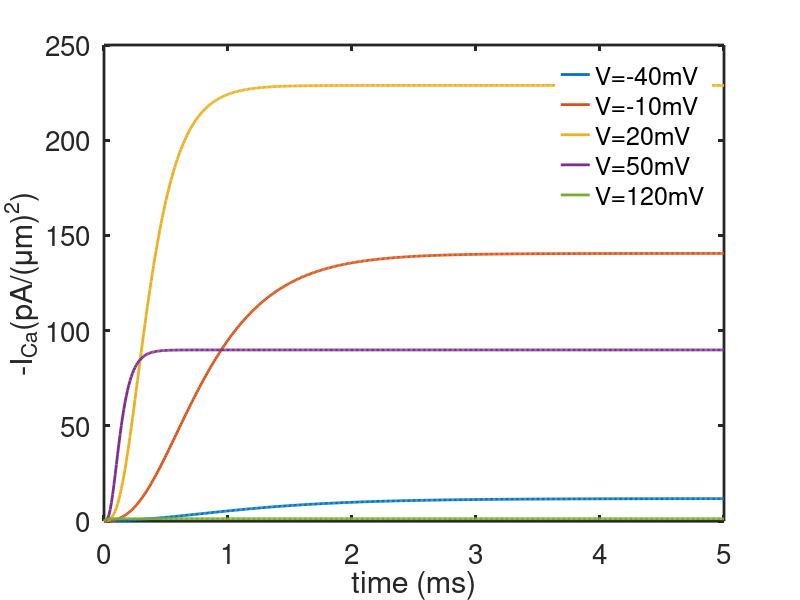

The MATLAB source for this figure: (Note: this script raises an error after producing the figure.)
function Llinas
set(0,                           ...
   'defaultaxesfontsize', 20,   ...
   'defaultaxeslinewidth', 2.0, ...
   'defaultlinelinewidth', 2.0);
global k10 k2 z1 s0 PCa F   ci ce n Vss k1  ohss tsw FbyRT
 k10=2; k2=1; z1=1; s0=100; PCa=0.00001; F=96490; R=8.315; Tp=300;
	ci=0; ce=40; n=5;
	Vss=-70;
	FbyRT = F/(R*Tp*1000);  % units of mV^(-1)
    k1=k10*exp(FbyRT*z1*Vss);
	ohss= k1/(k1+k2);
    tsw = 2.5
	
	t = [0:.01:5];
Vlist = [-40,-10,20,50,120];  % voltage in units of mV
	
for j = 1:length(Vlist)
	V = Vlist(j);
    oh = prob(t,V);
    currents= fCa(V,oh);
    
   ICa=currents(1,:);
    
    figure(1)
    plot(t,-ICa,'LineWidth',2)
    xlabel('time (ms)')
    ylabel('-I_{Ca}(pA/(\mum)^2)')
    legend('boxoff')
    hold on
    legend('V=-40mV','V=-10mV','V=20mV','V=50mV','V=120mV')

end
    x = linspace(-70,70,1000);  % units mV
 	
 	phi_x=2*FbyRT*x;
 	Jss=PCa*2*F*phi_x.*(ci-ce*exp(-phi_x))./(1-exp(-phi_x));
 	Oss=k10*exp(FbyRT*z1*x).*(1./(k10*exp(FbyRT*z1*x)+k2));
 	ICass=Jss.*(s0/n).*((Oss).^n);

    figure(2)
    yyaxis left
    plot(x,-ICass,x,-Jss,'LineWidth',2)
    ylabel('-I_{Ca}')
    axis([-70 70  0 500])
    yyaxis right
    plot(x,Oss,'LineWidth',2)
    xlabel('V (mV)')
   % ylabel('\hat{o}')
   legend('boxoff') 
   
   legend('-I_{Ca}','-j','\delta','Location','northwest','fontsize',18)
    ylim([0,1])

    for j = 1:length(Vlist)
	V = Vlist(j);
    Vt=(t<tsw).*V+(t>=tsw).*Vss;
    oh = probde(t,V);
    ICa = fCa(Vt,oh');
    
  
    figure(3)
    semilogy(t,-ICa,'LineWidth',2)
    xlabel('time (ms)')
    ylabel('-I_{Ca}(pA/(\mum)^2)')
    %legend('boxoff')
    hold on
    legend('boxoff')
   

    figure(4)
    plot(t,oh)
    hold on
    legend('boxoff')
    
     xlabel('time (ms)')
    ylabel('open probability')
     
    end
    figure(3)
 legend('V=-40mV','V=-10mV','V=20mV','V=50mV','V=120mV')
    hold off
    figure(4)
     legend('V=-40mV','V=-10mV','V=20mV','V=50mV','V=120mV')
    hold off

end
     
    function oh=prob(t,V)
    global k10 k2 z1  ohss FbyRT 
    %Calculate oh analytically
    k1=k10*exp(FbyRT*z1*V);
    oh=k1./(k1+k2)*(1-exp(-(k1+k2)*t))+ohss*exp(-(k1+k2)*t);

    end

function currents=fCa(V,oh)
global  s0 PCa F ci ce n FbyRT
  
    phi=2*FbyRT*V;
	jj=PCa*2*F.*phi.*(ci-ce.*exp(-phi))./(1-exp(-phi));
	ICa =(s0/n).*jj.*(oh.^n);
 
     currents = [ICa];
end

function oh=probde(t,V)
% Calculate oh using the differential equation

    global k10 k2 z1  Vss tsw FbyRT k2 

    k1=k10*exp(FbyRT*z1*Vss);
	ohss= k1/(k1+k2);
    sinit=ohss;
    tspan = t;
 
    [T,S] = ode15s(@(t,x)rhs(t,x,V),tspan,sinit);
    % warniing:  for piecewise continuous de's DO NOT use ode45 !!
    oh =S(:,1);
   
     end

    function out=rhs(t,s,V)
    global Vss k10 k2 z1 tsw FbyRT
 
    Vt=(t<tsw).*V+(t>=tsw).*Vss;
    k1=k10*exp(FbyRT*z1*Vt);
   
    out = k1.*(1-s)-k2*s;
    end
      
